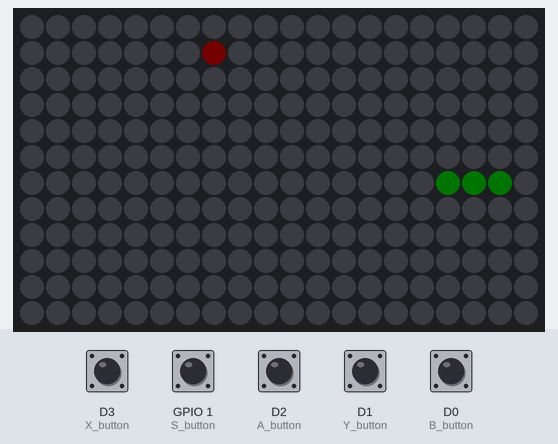
Simulated run of this sketch. Board: ESP8266 (NodeMCU). Parts: 20×12 RGB LED matrix (first LED top left, wired row by row). The test bench sets the inputs (shaded band); at power-on: D0 (B_button), D1 (Y_button), D2 (A_button), D3 (X_button), GPIO 1 (S_button) HIGH. Dim RGB values are drawn brighter than linear; random numbers use the default seed unless the sketch sets one.

Above: at 1.2 s.
1.3 s: D3 (X_button) pulled LOW for 0.2 s
At 1.5 s:
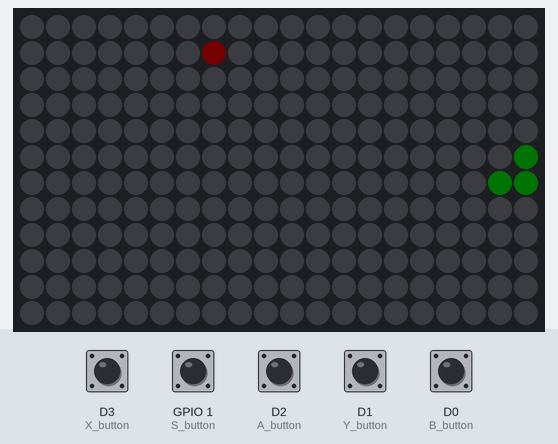
3.0 s: GPIO 1 (S_button) pulled LOW for 0.2 s
At 5.91 s:
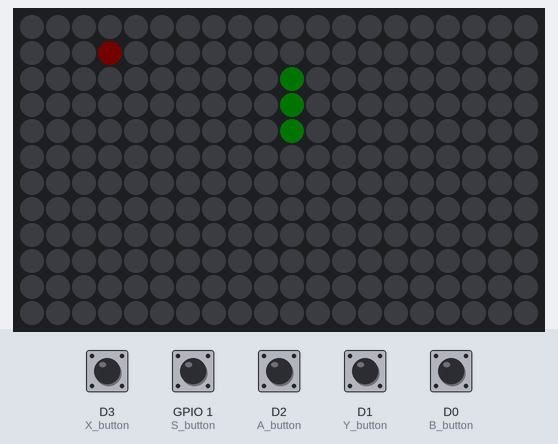
6.2 s: D2 (A_button) pulled LOW for 0.2 s
At 6.38 s:
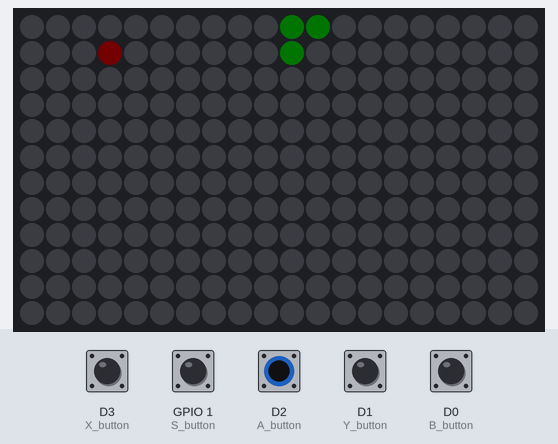
7.9 s: D1 (Y_button) pulled LOW for 0.2 s
At 8.27 s:
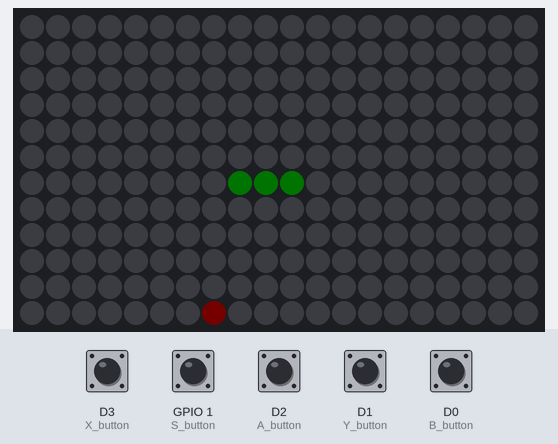
9.8 s: D0 (B_button) pulled LOW for 0.2 s
At 10.0 s:
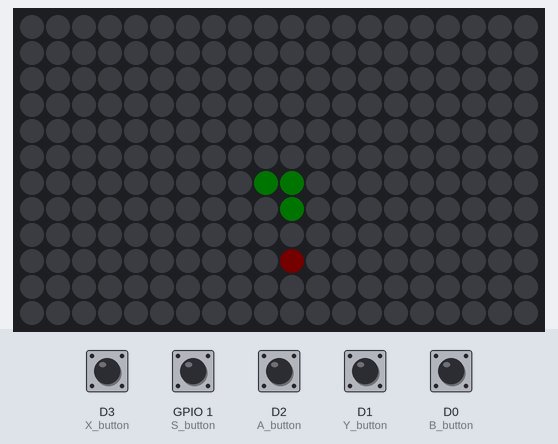
11.5 s: D3 (X_button) pulled LOW for 1 s
At 11.89 s:
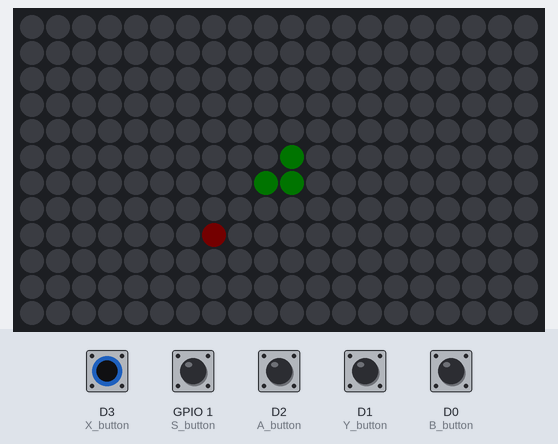

The sketch:

snake.ino
```cpp
#include <Adafruit_NeoPixel.h>

#define LED_PIN D6
#define NUM_PIXELS 240
#define WIDTH 20
#define HEIGHT 12
#define BRIGHTNESS 1

#define X_button D3  // Move up
#define Y_button D1  // Move left
#define A_button D2  // Move right
#define B_button D0  // Move down
#define S_button D10 // Select (Restart)

Adafruit_NeoPixel strip = Adafruit_NeoPixel(NUM_PIXELS, LED_PIN, NEO_GRB + NEO_KHZ800);

// Snake variables
int snakeLength = 3;
int snakeX[240];
int snakeY[240];
int foodX, foodY;
int dirX = 1, dirY = 0; // Start moving right

void setup() {
  strip.begin();
  strip.setBrightness(BRIGHTNESS);
  strip.show();

  pinMode(X_button, INPUT_PULLUP);
  pinMode(Y_button, INPUT_PULLUP);
  pinMode(A_button, INPUT_PULLUP);
  pinMode(B_button, INPUT_PULLUP);
  pinMode(S_button, INPUT_PULLUP);

  resetGame();
}

void loop() {
  updateDirection();
  updateSnake();
  checkCollision();
  drawGame();
  delay(150); // Adjust speed of the game
}

void resetGame() {
  snakeLength = 3;
  for (int i = 0; i < snakeLength; i++) {
    snakeX[i] = WIDTH / 2 - i;
    snakeY[i] = HEIGHT / 2;
  }
  generateFood();
}

void updateDirection() {
  if (digitalRead(X_button) == LOW) {
    dirX = 0;
    dirY = -1; // Up
  }
  if (digitalRead(B_button) == LOW) {
    dirX = 0;
    dirY = 1; // Down
  }
  if (digitalRead(Y_button) == LOW) {
    dirX = -1;
    dirY = 0; // Left
  }
  if (digitalRead(A_button) == LOW) {
    dirX = 1;
    dirY = 0; // Right
  }
  if (digitalRead(S_button) == LOW) {
    resetGame(); // Restart the game
  }
}

void updateSnake() {
  int newHeadX = snakeX[0] + dirX;
  int newHeadY = snakeY[0] + dirY;

  // Move the body
  for (int i = snakeLength - 1; i > 0; i--) {
    snakeX[i] = snakeX[i - 1];
    snakeY[i] = snakeY[i - 1];
  }

  // Move the head
  snakeX[0] = newHeadX;
  snakeY[0] = newHeadY;

  // Check if snake eats food
  if (snakeX[0] == foodX && snakeY[0] == foodY) {
    snakeLength++;
    generateFood();
  }
}

void generateFood() {
  foodX = random(0, WIDTH);
  foodY = random(0, HEIGHT);
}

void checkCollision() {
  // Wall collision
  if (snakeX[0] < 0 || snakeX[0] >= WIDTH || snakeY[0] < 0 || snakeY[0] >= HEIGHT) {
    resetGame(); // Reset game on collision
  }

  // Self collision
  for (int i = 1; i < snakeLength; i++) {
    if (snakeX[0] == snakeX[i] && snakeY[0] == snakeY[i]) {
      resetGame(); // Reset game on self-collision
    }
  }
}

void drawGame() {
  strip.clear();

  // Draw snake
  for (int i = 0; i < snakeLength; i++) {
    strip.setPixelColor(getPixelIndex(snakeX[i], snakeY[i]), strip.Color(0, 255, 0));
  }

  // Draw food
  strip.setPixelColor(getPixelIndex(foodX, foodY), strip.Color(255, 0, 0));

  strip.show();
}

// Function to calculate pixel index based on zig-zag layout
int getPixelIndex(int x, int y) {
  if (y % 2 == 0) {
    // Even rows (left to right)
    return y * WIDTH + x;
  } else {
    // Odd rows (right to left)
    return y * WIDTH + (WIDTH - 1 - x);
  }
}
```
